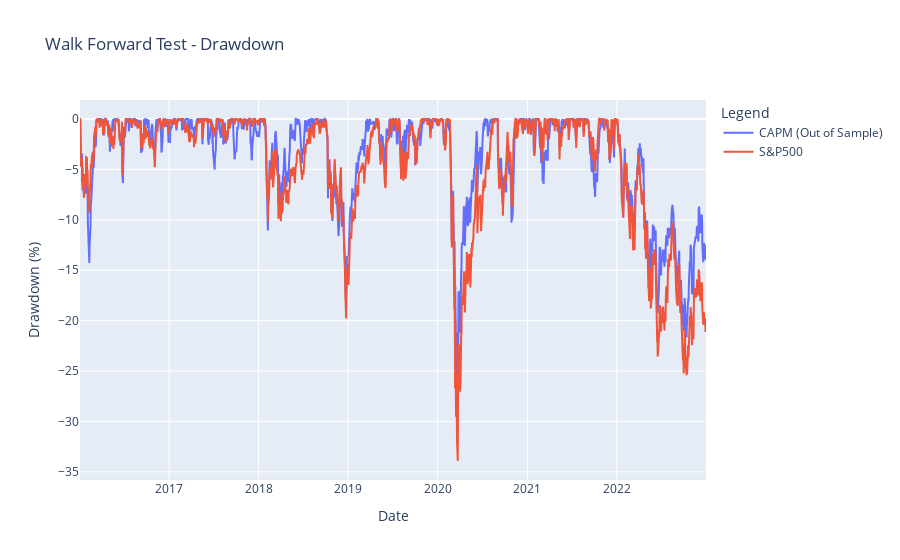

Notebook code for this chart:
### Code cell
# Calculate drawdowns
data['Global Max'] = data['Returns'].cummax()
data['Drawdown'] = (data['Returns'] - data['Global Max'])*100/data['Global Max']
data['Global Max - Benchmark'] = data['Benchmark Returns'].cummax()
data['Drawdown - Benchmark'] = (data['Benchmark Returns'] - data['Global Max - Benchmark'])*100/data['Global Max - Benchmark']

# Plot figure
fig = go.Figure()
fig.add_trace(go.Scatter(x=data.index, 
                         y=data['Drawdown'],
                    mode='lines',
                    name='CAPM (Out of Sample)'))

fig.add_trace(go.Scatter(x=data.index, 
                         y=data['Drawdown - Benchmark'],
                    mode='lines',
                    name='S&P500'))

fig.update_layout(title="Walk Forward Test - Drawdown",
    xaxis_title="Date",
    yaxis_title="Drawdown (%)",
    legend_title="Legend",
                  width=900)

fig.show()

### Figure 1 — Plotly figure (JSON) as saved in the notebook; plotly's stock layout.template omitted (floating-point values rounded to 4 significant figures; data arrays with more than 128 entries replaced by an {"elided": "..."} marker saying what was removed)
{"data": [{"mode": "lines", "name": "CAPM (Out of Sample)", "type": "scatter", "x": {"elided": "1762 str values"}, "y": {"elided": "1762 float values"}}, {"mode": "lines", "name": "S&P500", "type": "scatter", "x": {"elided": "1762 str values"}, "y": {"elided": "1762 float values"}}], "layout": {"legend": {"title": {"text": "Legend"}}, "title": {"text": "Walk Forward Test - Drawdown"}, "width": 900, "xaxis": {"title": {"text": "Date"}}, "yaxis": {"title": {"text": "Drawdown (%)"}}}}
